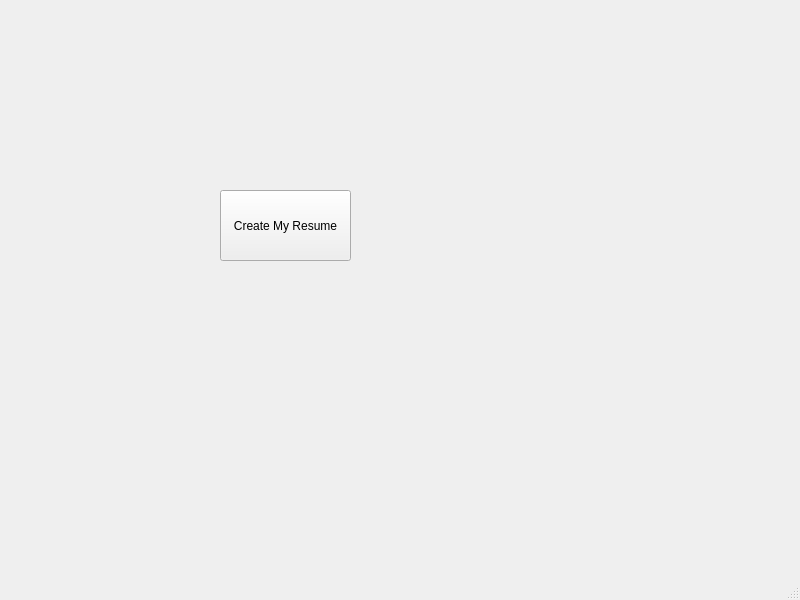
<?xml version="1.0" encoding="UTF-8"?>
<ui version="4.0">
 <class>MainWindow</class>
 <widget class="QMainWindow" name="MainWindow">
  <property name="geometry">
   <rect>
    <x>0</x>
    <y>0</y>
    <width>800</width>
    <height>600</height>
   </rect>
  </property>
  <property name="windowTitle">
   <string>MainWindow</string>
  </property>
  <widget class="QWidget" name="centralwidget">
   <widget class="QPushButton" name="CreatButton">
    <property name="geometry">
     <rect>
      <x>220</x>
      <y>190</y>
      <width>131</width>
      <height>71</height>
     </rect>
    </property>
    <property name="text">
     <string>Create My Resume</string>
    </property>
   </widget>
  </widget>
  <widget class="QMenuBar" name="menubar">
   <property name="geometry">
    <rect>
     <x>0</x>
     <y>0</y>
     <width>800</width>
     <height>21</height>
    </rect>
   </property>
  </widget>
  <widget class="QStatusBar" name="statusbar"/>
 </widget>
 <resources/>
 <connections/>
</ui>
